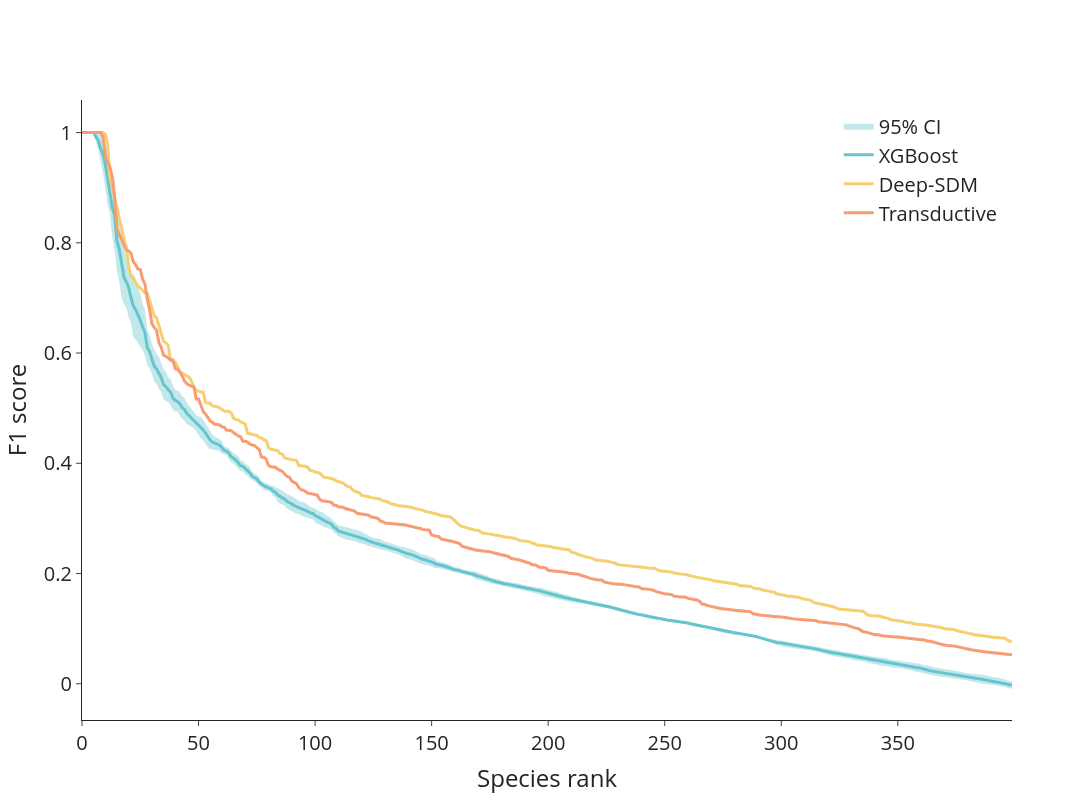

The notebook cell saved with this chart:
### Code cell
fig = go.Figure()

colors = px.colors.qualitative.Pastel

# CI band — upper and lower as a filled trace

for i, n in enumerate(names):

    if errors[i] is not None:

        fig.add_trace(go.Scatter(
            x=np.concatenate([np.arange(400), np.arange(400)[::-1]]),
            y=np.concatenate([scores[i] + errors[i], (scores[i] - errors[i])[::-1]]),
            fill='toself',
            fillcolor=colors[i % len(colors)].replace('rgb(', 'rgba(').replace(')', ', 0.4)'),
            line=dict(color='rgba(255,255,255,0)'),  # no border line
            name='95% CI',
        ))

    # Mean curve (on top)
    fig.add_trace(go.Scatter(
        x=np.arange(400), y=np.array(scores[i]),
        mode='lines',
        line=dict(color=colors[i % len(colors)], width=3),
        name=n,
    ))

fig.update_layout(
    template='simple_white',
    width=1200, height=800,
    title='', #'Presence-absence classification',
    xaxis_title='Species rank',
    yaxis_title='F1 score',
    font=dict(size=20),
    legend_title_text='',
    legend=dict(yanchor="top",
                y=0.99,
                xanchor="right",
                x=0.99)
)

fig.show()

### Figure 1 — Plotly figure (JSON) as saved in the notebook; plotly's stock layout.template omitted (floating-point values rounded to 4 significant figures; data arrays with more than 128 entries replaced by an {"elided": "..."} marker saying what was removed)
{"data": [{"fill": "toself", "fillcolor": "rgba(102, 197, 204, 0.4)", "line": {"color": "rgba(255,255,255,0)"}, "name": "95% CI", "type": "scatter", "x": {"elided": "800 int values"}, "y": {"elided": "800 float values"}}, {"line": {"color": "rgb(102, 197, 204)", "width": 3}, "mode": "lines", "name": "XGBoost", "type": "scatter", "x": {"elided": "400 int values"}, "y": {"elided": "400 float values"}}, {"line": {"color": "rgb(246, 207, 113)", "width": 3}, "mode": "lines", "name": "Deep-SDM", "type": "scatter", "x": {"elided": "400 int values"}, "y": {"elided": "817 float values"}}, {"line": {"color": "rgb(248, 156, 116)", "width": 3}, "mode": "lines", "name": "Transductive", "type": "scatter", "x": {"elided": "400 int values"}, "y": {"elided": "817 float values"}}], "layout": {"font": {"size": 20}, "height": 800, "legend": {"title": {"text": ""}, "x": 0.99, "xanchor": "right", "y": 0.99, "yanchor": "top"}, "title": {"text": ""}, "width": 1200, "xaxis": {"title": {"text": "Species rank"}}, "yaxis": {"title": {"text": "F1 score"}}}}
